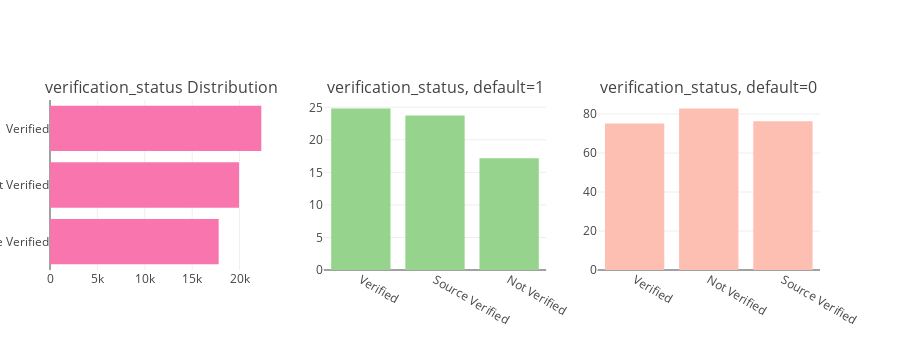

The notebook cell saved with this chart:
### Code cell
tr0 = bar_hor(app_train, "verification_status", "Distribution of verification_status Variable" ,"#f975ae", w=700, lm=100, return_trace= True)
tr1, tr2 = gp('verification_status', 'Distribution of Default with verification_status')

fig = tools.make_subplots(rows=1, cols=3, print_grid=False, subplot_titles = ["verification_status Distribution" , "verification_status, default=1" ,"verification_status, default=0"])
fig.append_trace(tr0, 1, 1);
fig.append_trace(tr1, 1, 2);
fig.append_trace(tr2, 1, 3);
fig['layout'].update(height=350, showlegend=False, margin=dict(l=50));
iplot(fig);

### Figure 1 — Plotly figure (JSON) as saved in the notebook; plotly's stock layout.template omitted (floating-point values rounded to 4 significant figures)
{"data": [{"marker": {"color": "#f975ae"}, "orientation": "h", "type": "bar", "uid": "d58ccdec-d1b6-11e8-8a38-7440bb220e36", "x": [17793, 19936, 22292], "xaxis": "x", "y": ["Source Verified", "Not Verified", "Verified"], "yaxis": "y"}, {"marker": {"color": "#96D38C"}, "name": "default : 1", "type": "bar", "uid": "d58ccded-d1b6-11e8-ae84-7440bb220e36", "x": ["Verified", "Source Verified", "Not Verified"], "xaxis": "x2", "y": [24.82, 23.76, 17.18], "yaxis": "y2"}, {"marker": {"color": "#FEBFB3"}, "name": "default : 0", "type": "bar", "uid": "d58ccdee-d1b6-11e8-ac97-7440bb220e36", "x": ["Verified", "Not Verified", "Source Verified"], "xaxis": "x3", "y": [75.18, 82.82, 76.24], "yaxis": "y3"}], "layout": {"annotations": [{"font": {"size": 16}, "showarrow": false, "text": "verification_status Distribution", "x": 0.1444, "xanchor": "center", "xref": "paper", "y": 1, "yanchor": "bottom", "yref": "paper"}, {"font": {"size": 16}, "showarrow": false, "text": "verification_status, default=1", "x": 0.5, "xanchor": "center", "xref": "paper", "y": 1, "yanchor": "bottom", "yref": "paper"}, {"font": {"size": 16}, "showarrow": false, "text": "verification_status, default=0", "x": 0.8556, "xanchor": "center", "xref": "paper", "y": 1, "yanchor": "bottom", "yref": "paper"}], "height": 350, "margin": {"l": 50}, "showlegend": false, "xaxis": {"anchor": "y", "domain": [0, 0.2889]}, "xaxis2": {"anchor": "y2", "domain": [0.3556, 0.6444]}, "xaxis3": {"anchor": "y3", "domain": [0.7111, 1]}, "yaxis": {"anchor": "x", "domain": [0, 1]}, "yaxis2": {"anchor": "x2", "domain": [0, 1]}, "yaxis3": {"anchor": "x3", "domain": [0, 1]}}}
